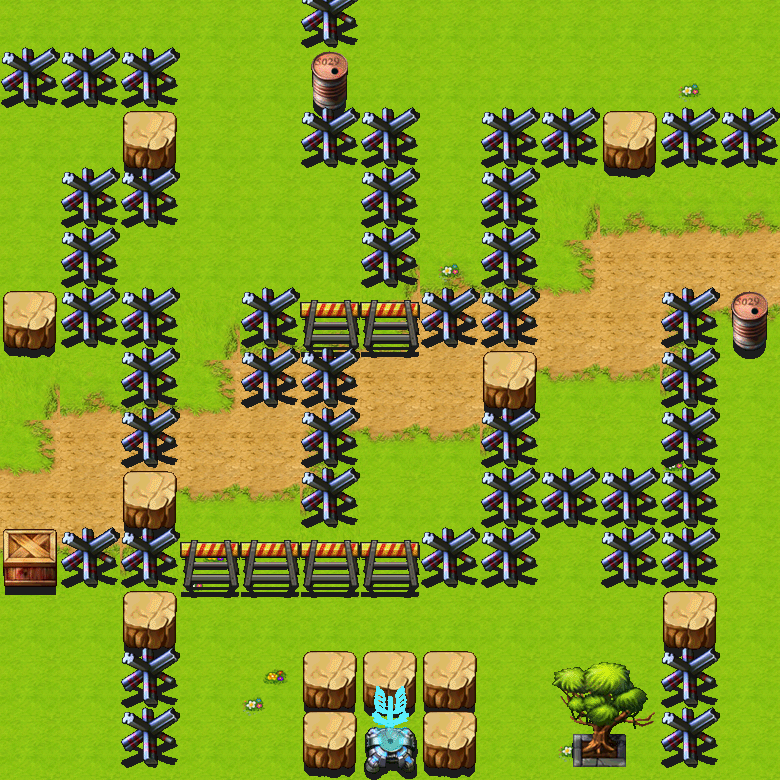

A 2D game scene composited from a Tiled map and its tileset images. What follows is a short description and the map's XML, with each tile layer's data collapsed to a summary:
An orthogonal 13x13 tile map with 60x60 px tiles, 19 tile layers (floor, river, riverfake, bridge, ...), 4 tilesets and 4 objects (plyartPoint, enemyPoint1, enemyPoint2, enemyPoint3).

<map version="1.0" orientation="orthogonal" width="13" height="13" tilewidth="60" tileheight="60">
 <properties>
  <property name="3" value="12" />
  <property name="7" value="4" />
  <property name="8" value="12" />
  <property name="9" value="12" />
 </properties>
 <tileset firstgid="1" name="floor_grass" tilewidth="60" tileheight="60">
  <image source="floor_grass.png" width="240" height="600" />
 </tileset>
 <tileset firstgid="41" name="block" tilewidth="60" tileheight="120">
  <image source="block.png" width="600" height="600" />
 </tileset>
 <tileset firstgid="91" name="bridge" tilewidth="60" tileheight="60">
  <image source="bridge.png" width="360" height="60" />
 </tileset>
 <tileset firstgid="97" name="garbage" tilewidth="60" tileheight="60">
  <image source="garbage.png" width="540" height="60" />
 </tileset>
 <layer name="floor" width="13" height="13">
  <data>[169 cells, 169 non-empty, 8 distinct tile ids]</data>
 </layer>
 <layer name="river" width="13" height="13">
  <data>[169 cells, 1 non-empty, 1 distinct tile ids]</data>
 </layer>
 <layer name="riverfake" width="13" height="13">
  <data>[169 cells, 1 non-empty, 1 distinct tile ids]</data>
 </layer>
 <layer name="bridge" width="13" height="13">
  <data>[169 cells, 1 non-empty, 1 distinct tile ids]</data>
 </layer>
 <layer name="garbage" width="13" height="13">
  <data>[169 cells, 7 non-empty, 2 distinct tile ids]</data>
 </layer>
 <layer name="block0" width="13" height="13">
  <data>[169 cells, 1 non-empty, 1 distinct tile ids]</data>
 </layer>
 <layer name="block1" width="13" height="13">
  <data>[169 cells, 4 non-empty, 2 distinct tile ids]</data>
 </layer>
 <layer name="block2" width="13" height="13">
  <data>[169 cells, 8 non-empty, 2 distinct tile ids]</data>
 </layer>
 <layer name="block3" width="13" height="13">
  <data>[169 cells, 4 non-empty, 1 distinct tile ids]</data>
 </layer>
 <layer name="block4" width="13" height="13">
  <data>[169 cells, 3 non-empty, 1 distinct tile ids]</data>
 </layer>
 <layer name="block5" width="13" height="13">
  <data>[169 cells, 10 non-empty, 4 distinct tile ids]</data>
 </layer>
 <layer name="block6" width="13" height="13">
  <data>[169 cells, 5 non-empty, 2 distinct tile ids]</data>
 </layer>
 <layer name="block7" width="13" height="13">
  <data>[169 cells, 4 non-empty, 1 distinct tile ids]</data>
 </layer>
 <layer name="block8" width="13" height="13">
  <data>[169 cells, 6 non-empty, 2 distinct tile ids]</data>
 </layer>
 <layer name="block9" width="13" height="13">
  <data>[169 cells, 11 non-empty, 3 distinct tile ids]</data>
 </layer>
 <layer name="block10" width="13" height="13">
  <data>[169 cells, 2 non-empty, 1 distinct tile ids]</data>
 </layer>
 <layer name="block11" width="13" height="13">
  <data>[169 cells, 5 non-empty, 2 distinct tile ids]</data>
 </layer>
 <layer name="block12" width="13" height="13">
  <data>[169 cells, 7 non-empty, 5 distinct tile ids]</data>
 </layer>
 <objectgroup name="Objects" width="13" height="13">
  <object name="plyartPoint" x="275" y="722" width="27" height="27" />
  <object name="enemyPoint1" x="750" y="3" width="28" height="28" />
  <object name="enemyPoint2" x="33" y="3" width="28" height="28" />
  <object name="enemyPoint3" x="452" y="2" width="28" height="28" />
 </objectgroup>
 <layer name="grass" width="13" height="13">
  <data>[169 cells, 1 non-empty, 1 distinct tile ids]</data>
 </layer>
</map>
